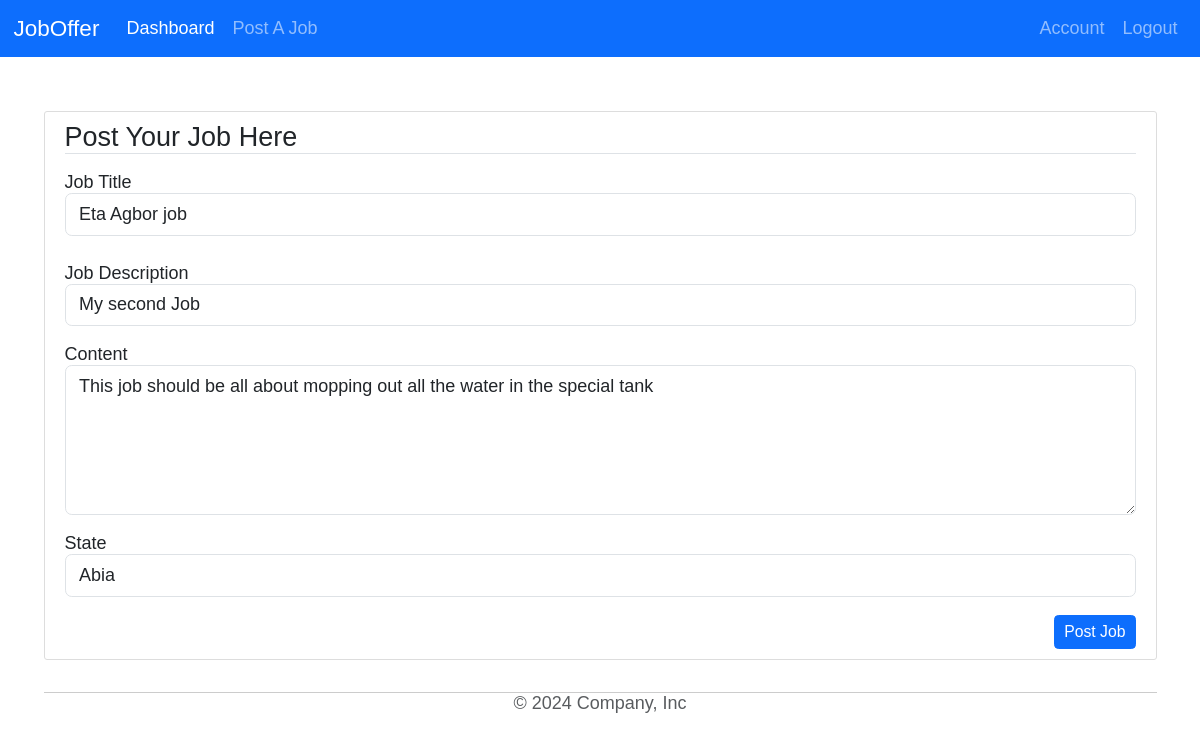
The app's page /jobs/jobs/2/update (signed in) with its own data.
### model/base.py (models this page shows, shortened)
class Job(Base):
    __tablename__ = 'jobs'
    id = Column(Integer, primary_key=True)
    job_title = Column(String(50), nullable=False)
    job_description = Column(String(100), nullable=False)
    completed = Column(Boolean, default=False)
    content = Column(String(1000), nullable=False)
    date_posted = Column(DateTime, nullable=False, default=datetime.utcnow)
    location = Column(String(100), nullable=False)
    client_id = Column(Integer, ForeignKey('clients.id'))

### model/jobs/routes.py (the view)
@job_route.route("/jobs/<int:job_id>/update", methods=['GET', 'POST'], strict_slashes=False)
@login_required
def update_job(job_id):
    job = Job.query.get_or_404(job_id)
    if job.clients != current_user:
        abort(403)
    form = PostJobForm()
    if form.validate_on_submit():
        job.job_title = form.job_title.data
        job.content = form.content.data
        job.location = form.state.data
        job.job_description = form.job_description.data
        save()
        flash(f'Job updated successfully!', 'success')
        return render_template('client.html', job_id=job.id)
    elif request.method == 'GET':
        form.job_title.data = job.job_title
        form.content.data = job.content
        form.state.data = job.location
        form.job_description.data = job.job_description
    return render_template('post_job.html', title='Update Job', form=form, legend='Update Job')

### model/jobs/form.py
class PostJobForm(FlaskForm):
    job_title = StringField('Job Title', validators=[DataRequired()])
    job_description = StringField('Job Description', validators=[DataRequired()])
    content = TextAreaField('Content', validators=[DataRequired()])
    state = SelectField('State', choices=STATE_CHOICE)
    submit = SubmitField('Post Job')

### model/__init__.py (called while the page is built)
@login_manager.user_loader
def load_user(user_id):
    x = Plumber.query.get(str(user_id))
    if x == None:
        x = Client.query.get(str(user_id))
    return x

### model/base.py (called while the page is built)
    def get_id(self):
        return self.id

### model/jobs/templates/post_job.html (shortened to what this page needs)
{% extends 'layout.html' %}
{% block content %}
    <div class="content-section">
        <form method="POST" action="" class="mx-auto">
            <legend class="border-bottom mb-3">Post Your Job Here</legend>
            <div class="form-group">
                {{ form.job_title.label(class="form-control-label") }}
                {% if form.job_title.errors %}
                {{ form.job_title(class="form-control is-invalid") }}
                    <div class="invalid-feedback">
                        {% for error in form.job_title.errors %}
                        <span>{{ error }}</span>
                        {% endfor %}
                    </div>
                {% else %}
                {{ form.job_title(class="form-control") }}
                {% endif %}
            </div>
            <div class="form-group mt-4 mt-3">
                {{ form.job_description.label(class="form-control-label") }}
                {% if form.job_description.errors %}
                    {{ form.job_description(class="form-control is-invalid") }}
                    <div class="invalid-feedback">
                        {% for error in form.job_description.errors %}
                            <span>{{ error }}</span>
                        {% endfor %}
                    </div>
                {% else %}
                    {{ form.job_description(class="form-control") }}
                {% endif %}
            </div>
            <div class="form-group mt-3">
                {{ form.content.label(class="form-control-label") }}
                {% if form.content.errors %}
                    {{ form.content(class="form-control is-invalid") }}
                    <div class="invalid-feedback">
                        {% for error in form.content.errors %}
                            <span>{{ error }}</span>
                        {% endfor %}
                    </div>
                {% else %}
                    {{ form.content(class="form-control", style="height: 150px;") }}
                {% endif %}
            </div>
            <div class="form-group mt-3">
                {{ form.state.label(class="form-control-label") }}
                {% if form.state.errors %}
                    {{ form.state(class="form-control is-invalid") }}
                    <div class="invalid-feedback">
                        {% for error in form.state.errors %}
                            <span>{{ error }}</span>
                        {% endfor %}
                    </div>
                {% else %}
                    {{ form.state(class="form-control") }}
                {% endif %}
            </div>
        <div class="form-group  d-flex justify-content-end">
            {{ form.submit(class="btn btn-primary btn-sm mt-3") }}
        </div>
        </form>
    </div>
{% endblock %}

### model/static/main.css (style rules this page uses)
* { padding: 0; margin: 0; font: 18px San Francisco, Arial, sans-serif; }
.content-section { background: #ffffff; padding: 10px 20px; border: 1px solid #dddddd; border-radius: 3px; margin-bottom: 5px; }
.btn { text-align: right; }

### model/jobs/templates/post_job.html (style rules this page uses)
.content-section { background: #ffffff; padding: 10px 20px; border: 1px solid #dddddd; border-radius: 3px; margin-bottom: 5px; }

### records on screen
Job: job_title "Eta Agbor job", job_description "My second Job", content "This job should be all about mopping out all the water in the special tank"
